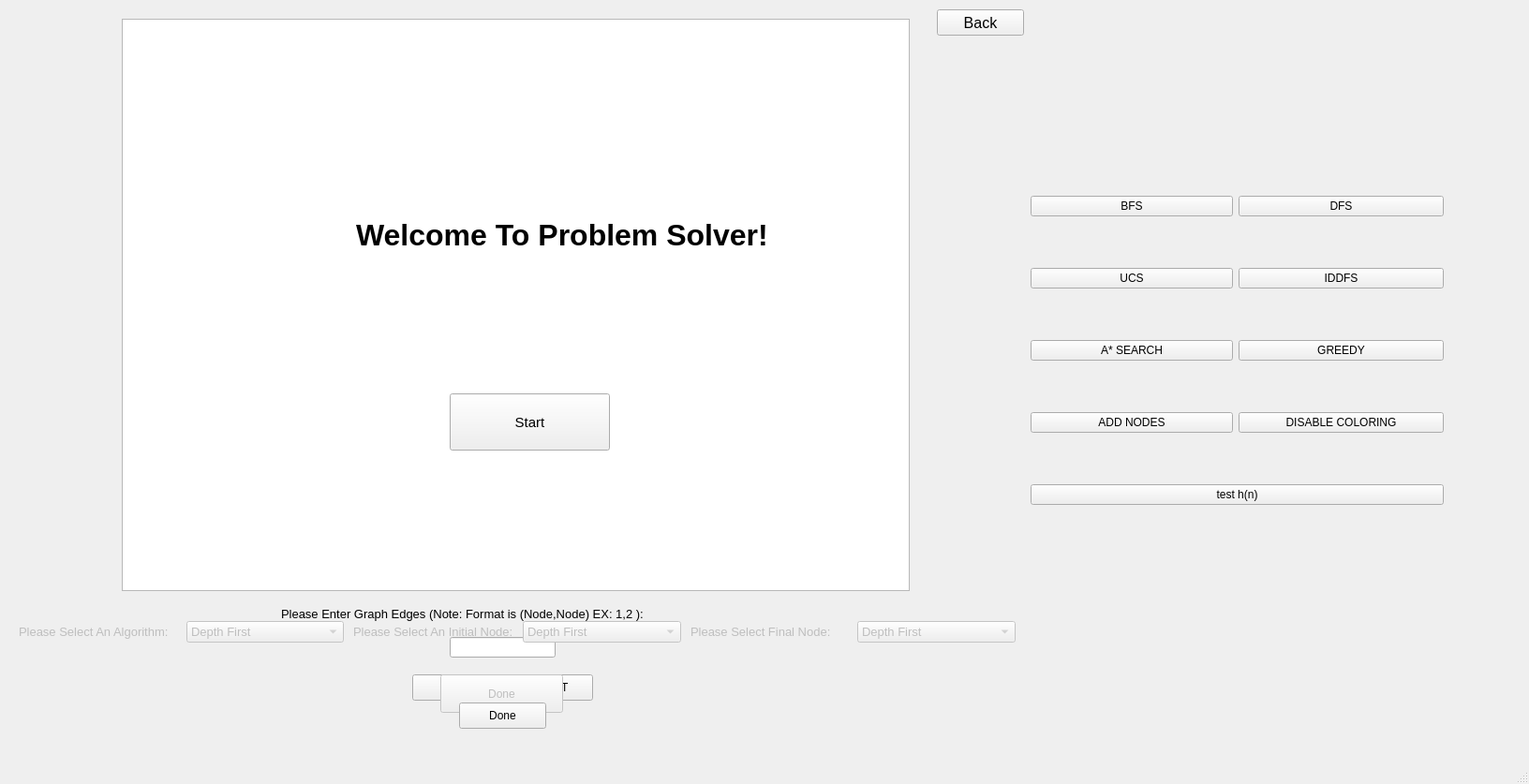
<?xml version="1.0" encoding="UTF-8"?>
<ui version="4.0">
 <class>MainWindow</class>
 <widget class="QMainWindow" name="MainWindow">
  <property name="geometry">
   <rect>
    <x>0</x>
    <y>0</y>
    <width>1632</width>
    <height>837</height>
   </rect>
  </property>
  <property name="windowTitle">
   <string>Problem Solver</string>
  </property>
  <widget class="QWidget" name="centralwidget">
   <widget class="QLabel" name="label">
    <property name="geometry">
     <rect>
      <x>300</x>
      <y>640</y>
      <width>501</width>
      <height>31</height>
     </rect>
    </property>
    <property name="font">
     <font>
      <pointsize>10</pointsize>
     </font>
    </property>
    <property name="text">
     <string>Please Enter Graph Edges (Note: Format is (Node,Node) EX: 1,2 ):</string>
    </property>
   </widget>
   <widget class="QLineEdit" name="inputnodes">
    <property name="geometry">
     <rect>
      <x>480</x>
      <y>680</y>
      <width>113</width>
      <height>22</height>
     </rect>
    </property>
   </widget>
   <widget class="QPushButton" name="add">
    <property name="geometry">
     <rect>
      <x>440</x>
      <y>720</y>
      <width>93</width>
      <height>28</height>
     </rect>
    </property>
    <property name="text">
     <string>ADD</string>
    </property>
   </widget>
   <widget class="QPushButton" name="reset">
    <property name="geometry">
     <rect>
      <x>540</x>
      <y>720</y>
      <width>93</width>
      <height>28</height>
     </rect>
    </property>
    <property name="text">
     <string>RESET</string>
    </property>
   </widget>
   <widget class="QTreeView" name="treeView">
    <property name="geometry">
     <rect>
      <x>130</x>
      <y>20</y>
      <width>841</width>
      <height>611</height>
     </rect>
    </property>
   </widget>
   <widget class="QPushButton" name="done">
    <property name="enabled">
     <bool>false</bool>
    </property>
    <property name="geometry">
     <rect>
      <x>470</x>
      <y>720</y>
      <width>131</width>
      <height>41</height>
     </rect>
    </property>
    <property name="text">
     <string>Done</string>
    </property>
   </widget>
   <widget class="QPushButton" name="pushButton">
    <property name="geometry">
     <rect>
      <x>490</x>
      <y>750</y>
      <width>93</width>
      <height>28</height>
     </rect>
    </property>
    <property name="text">
     <string>Done</string>
    </property>
   </widget>
   <widget class="QWidget" name="layoutWidget">
    <property name="geometry">
     <rect>
      <x>20</x>
      <y>660</y>
      <width>1064</width>
      <height>29</height>
     </rect>
    </property>
    <layout class="QHBoxLayout" name="horizontalLayout">
     <property name="spacing">
      <number>10</number>
     </property>
     <item>
      <widget class="QLabel" name="label_3">
       <property name="enabled">
        <bool>false</bool>
       </property>
       <property name="font">
        <font>
         <pointsize>10</pointsize>
        </font>
       </property>
       <property name="text">
        <string>Please Select An Algorithm:</string>
       </property>
      </widget>
     </item>
     <item>
      <widget class="QComboBox" name="algochoose">
       <property name="enabled">
        <bool>false</bool>
       </property>
       <property name="font">
        <font>
         <pointsize>10</pointsize>
        </font>
       </property>
       <item>
        <property name="text">
         <string>Depth First</string>
        </property>
       </item>
       <item>
        <property name="text">
         <string>Breadth First</string>
        </property>
       </item>
      </widget>
     </item>
     <item>
      <widget class="QLabel" name="label_4">
       <property name="enabled">
        <bool>false</bool>
       </property>
       <property name="font">
        <font>
         <pointsize>10</pointsize>
        </font>
       </property>
       <property name="text">
        <string>Please Select An Initial Node:</string>
       </property>
      </widget>
     </item>
     <item>
      <widget class="QComboBox" name="initialnodechoose">
       <property name="enabled">
        <bool>false</bool>
       </property>
       <property name="font">
        <font>
         <pointsize>10</pointsize>
        </font>
       </property>
       <item>
        <property name="text">
         <string>Depth First</string>
        </property>
       </item>
       <item>
        <property name="text">
         <string>Breadth First</string>
        </property>
       </item>
      </widget>
     </item>
     <item>
      <widget class="QLabel" name="label_5">
       <property name="enabled">
        <bool>false</bool>
       </property>
       <property name="font">
        <font>
         <pointsize>10</pointsize>
        </font>
       </property>
       <property name="text">
        <string>Please Select Final Node:</string>
       </property>
      </widget>
     </item>
     <item>
      <widget class="QComboBox" name="finalnodechoose">
       <property name="enabled">
        <bool>false</bool>
       </property>
       <property name="font">
        <font>
         <pointsize>10</pointsize>
        </font>
       </property>
       <item>
        <property name="text">
         <string>Depth First</string>
        </property>
       </item>
       <item>
        <property name="text">
         <string>Breadth First</string>
        </property>
       </item>
      </widget>
     </item>
    </layout>
   </widget>
   <widget class="QPushButton" name="backbtn">
    <property name="geometry">
     <rect>
      <x>1000</x>
      <y>10</y>
      <width>93</width>
      <height>28</height>
     </rect>
    </property>
    <property name="font">
     <font>
      <pointsize>12</pointsize>
     </font>
    </property>
    <property name="text">
     <string>Back</string>
    </property>
   </widget>
   <widget class="QLabel" name="iconmainscreen">
    <property name="geometry">
     <rect>
      <x>100</x>
      <y>100</y>
      <width>311</width>
      <height>301</height>
     </rect>
    </property>
    <property name="text">
     <string/>
    </property>
    <property name="pixmap">
     <pixmap>icon.png</pixmap>
    </property>
    <property name="scaledContents">
     <bool>true</bool>
    </property>
   </widget>
   <widget class="QLabel" name="labelmainscreen">
    <property name="geometry">
     <rect>
      <x>380</x>
      <y>200</y>
      <width>601</width>
      <height>101</height>
     </rect>
    </property>
    <property name="font">
     <font>
      <pointsize>24</pointsize>
      <weight>75</weight>
      <bold>true</bold>
     </font>
    </property>
    <property name="text">
     <string>Welcome To Problem Solver!</string>
    </property>
   </widget>
   <widget class="QPushButton" name="buttonstart">
    <property name="geometry">
     <rect>
      <x>480</x>
      <y>420</y>
      <width>171</width>
      <height>61</height>
     </rect>
    </property>
    <property name="font">
     <font>
      <pointsize>11</pointsize>
     </font>
    </property>
    <property name="text">
     <string>Start</string>
    </property>
    <property name="autoRepeatDelay">
     <number>301</number>
    </property>
    <property name="autoDefault">
     <bool>false</bool>
    </property>
    <property name="default">
     <bool>false</bool>
    </property>
    <property name="flat">
     <bool>false</bool>
    </property>
   </widget>
   <widget class="QWidget" name="gridLayoutWidget">
    <property name="geometry">
     <rect>
      <x>1100</x>
      <y>160</y>
      <width>441</width>
      <height>431</height>
     </rect>
    </property>
    <layout class="QGridLayout" name="devmenu">
     <property name="sizeConstraint">
      <enum>QLayout::SetNoConstraint</enum>
     </property>
     <item row="3" column="1">
      <widget class="QPushButton" name="devnocolor">
       <property name="text">
        <string>DISABLE COLORING</string>
       </property>
      </widget>
     </item>
     <item row="2" column="1">
      <widget class="QPushButton" name="devgreedy">
       <property name="text">
        <string>GREEDY</string>
       </property>
      </widget>
     </item>
     <item row="3" column="0">
      <widget class="QPushButton" name="devaddnides">
       <property name="text">
        <string>ADD NODES</string>
       </property>
      </widget>
     </item>
     <item row="2" column="0">
      <widget class="QPushButton" name="devastar">
       <property name="text">
        <string>A* SEARCH</string>
       </property>
      </widget>
     </item>
     <item row="0" column="0">
      <widget class="QPushButton" name="devbfs">
       <property name="maximumSize">
        <size>
         <width>216</width>
         <height>16777215</height>
        </size>
       </property>
       <property name="text">
        <string>BFS</string>
       </property>
      </widget>
     </item>
     <item row="1" column="0">
      <widget class="QPushButton" name="devucs">
       <property name="text">
        <string>UCS</string>
       </property>
      </widget>
     </item>
     <item row="1" column="1">
      <widget class="QPushButton" name="deviddfs">
       <property name="text">
        <string>IDDFS</string>
       </property>
      </widget>
     </item>
     <item row="0" column="1">
      <widget class="QPushButton" name="devdfs">
       <property name="text">
        <string>DFS</string>
       </property>
      </widget>
     </item>
     <item row="4" column="0" colspan="2">
      <widget class="QPushButton" name="testheu">
       <property name="text">
        <string>test h(n)</string>
       </property>
      </widget>
     </item>
    </layout>
   </widget>
  </widget>
  <widget class="QMenuBar" name="menubar">
   <property name="geometry">
    <rect>
     <x>0</x>
     <y>0</y>
     <width>1632</width>
     <height>26</height>
    </rect>
   </property>
  </widget>
  <widget class="QStatusBar" name="statusbar"/>
 </widget>
 <resources/>
 <connections/>
</ui>
